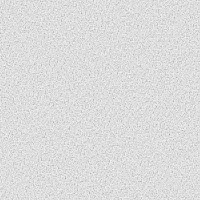
#> input picture assets/fx/grain_tile.png, 200 x 200 px
$ python -i story_thumb.py   (imports and definitions only)
#> lines starting #> are read from the running program, lines starting #| are printed output that depends on the picture
### scripts/render.py
"""timeline.json -> picture (1080p H.264), voice-led mix (-14 LUFS, <= -1 dBTP), muxed MP4. House style: docs/STYLE.md.

Picture: one Python frame loop piped into ffmpeg.
- Photos: cover-cropped with a slow push (portrait/square: "print on black"), graded as archival sepia.
- Video: decoded by ffmpeg (cover crop) and graded per frame (film / modern).
- Film grain and a smooth vignette everywhere; hard cuts unless a clip asks for transition_in.
- Animated overlays: date tag, lower third, callout, credit line, and full-screen cards (title, question, chapter,
  stat on parchment, typewriter quote).
"""
import json, math, subprocess, sys
from pathlib import Path

import numpy as np
from PIL import Image, ImageChops, ImageDraw, ImageFilter, ImageFont, ImageOps

import render_fx as FX

W, H = 1920, 1080
ROOT = Path(__file__).resolve().parents[1]
FONTS = ROOT / 'assets' / 'fonts'
LANG = 'en'
LOC = {'chapter': {'vi': 'CHƯƠNG', 'en': 'CHAPTER', 'es': 'CAPÍTULO', 'fr': 'CHAPITRE', 'de': 'KAPITEL'}}  # fixed card words by script language
OFFWHITE, RED, AMBER = (237, 231, 220), (200, 55, 45), (224, 160, 48)
PARCH, BROWN, INK = (217, 204, 170), (43, 33, 25), (38, 32, 28)
_fc = {}
# ---- film look (assets/looks.json; timeline "look", written by plan.py from brief.json): one colour family and a
# vintage serif for the whole film (user 2026-11-14, after the 通史3 reference). None = the old dark house style.
LOOK = None
OV_BOX, OV_TEXT = (16, 14, 12), OFFWHITE  # box and text of tags/plates drawn over footage
_DEFAULTS = dict(OFFWHITE=OFFWHITE, RED=RED, AMBER=AMBER, PARCH=PARCH, BROWN=BROWN, INK=INK, OV_BOX=OV_BOX, OV_TEXT=OV_TEXT)


def _hex(h):
    h = h.lstrip('#'); return tuple(int(h[i:i + 2], 16) for i in (0, 2, 4))


# [19 lines left out: functions set_look, use, not called in this run]


def UP(s):
    return s if LOOK else s.upper()  # looks set titles in book case, not caps
ENC_THREADS = []  # e.g. ['-threads', '2'] when several picture() renders run side by side (studio parallel ranges)
X264 = ['-c:v', 'libx264', '-preset', 'medium', '-crf', '17']  # the house picture encode (render/picture.mp4)
NVENC = ['-c:v', 'h264_nvenc', '-preset', 'p5', '-tune', 'hq', '-rc', 'vbr', '-cq', '18', '-b:v', '0', '-profile:v', 'high']
FRAME_STEP = 1  # studio fast previews: 2 = draw every other frame and repeat it (like a 12 fps capture)
VIDEO_ENC = X264  # the studio switches to NVENC for previews and whole-picture renders (frees the CPU for the frame loop)


# [32 lines left out: function font, not called in this run]


def ease(x):
    x = min(1.0, max(0.0, x)); return 1 - (1 - x) ** 3


# ------------------------------------------------------------------ grading
def _lut(kind):
    """Per-channel tone curves (256 entries) for each grade; applied to luminance-mixed RGB."""
    x = np.linspace(0, 1, 256, dtype=np.float32)
    s = x * x * (3 - 2 * x)                       # gentle S contrast
    base = 0.06 + 0.88 * (0.65 * s + 0.35 * x)    # lifted blacks, soft highlights
    if kind == 'archival':
        tint = np.stack([base * 1.05, base * 0.98, base * 0.86], 1)
    elif kind == 'film':
        tint = np.stack([base * 0.92, base * 1.0, base * 0.97], 1)
    else:  # modern
        tint = np.stack([base * (0.96 + 0.06 * x), base, base * (1.04 - 0.08 * x)], 1)
    return (np.clip(tint, 0, 1) * 255).astype(np.uint8)


LUTS = {k: _lut(k) for k in ('archival', 'film', 'modern')}
SAT = {'archival': 0.0, 'film': 0.25, 'modern': 0.35}


# [11 lines left out: function grade, not called in this run]


_vig = None
_grain = None
_hf = None


# [40 lines left out: functions hf_grain, _grain_img, finish, _finish_img, not called in this run]


# ------------------------------------------------------------------ sources
def is_print(w, h, photo=False):
    return w / h < 1.2 or (photo and w < 900)  # portrait/square sources and small photo scans become a print on black (no blurry blow-up)


# [55 lines left out: functions framed_print, is_exhibit, exhibit_frame, exhibit_caption_lines, not called in this run]


class Photo:
    # [30 lines left out: functions __init__, box, not called in this run]

    def frame(self, t):
        return np.asarray(self.base.resize((W, H), Image.BICUBIC, box=self.box(t)))

    def close(self):
        pass


# [14 lines left out: function video_vf, not called in this run]


class Video:
    # [32 lines left out: functions __init__, _tail, frame, not called in this run]

    def close(self):
        if self.p:
            self.p.kill(); self.p.stdout.close(); self.p.wait(); self.p = None


class Blank:
    def __init__(self, color=(10, 9, 8)):
        self.a = np.full((H, W, 3), color, np.uint8)

    def frame(self, t):
        return self.a

    def close(self):
        pass


# ------------------------------------------------------------------ textures
_tex = {}


# [13 lines left out: function texture, not called in this run]


# ------------------------------------------------------------------ overlays (drawn per frame, animated)
_sh = {}


# [9 lines left out: function _shade, not called in this run]


def text_w(d, s, f):
    return d.textlength(s, font=f)


def shadow_text(d, xy, s, f, fill, sh=150):
    d.text((xy[0] + 2, xy[1] + 2), s, font=f, fill=(0, 0, 0, sh)); d.text(xy, s, font=f, fill=fill)


# [172 lines left out: functions draw_overlay, halves, card_title, card_question, card_chapter, card_stat and 2 more, not called in this run]


def sub_key(start):
    """Stable id of a subtitle cue: its start in ms (studio edits are stored under it)."""
    return str(int(round(start * 1000)))


# [15 lines left out: function subtitles, not called in this run]


SUB_HIDE = ('callout', 'lower_third', 'title_card', 'chapter', 'question', 'stat', 'quote', 'text')


# [72 lines left out: functions hide_under_text, subtitle_layout, subtitle_layer, not called in this run]


def date_tag_right(d, text):
    """Right edge (px) of a fully shown date tag (draw_overlay 'date_tag')."""
    return 60 + text_w(d, text, font('head', 44)) + 46


# [101 lines left out: functions credit_layer, transition_in, frame_layers, composite, not called in this run]


GRAIN_OFFSETS = ((0, 0), (50, -30), (-20, 40))
USE_GPU = True  # studio setting; without moderngl or an OpenGL 3.3 GPU frames fall back to the CPU
_gl = None


# [118 lines left out: functions gpu, render_frame, picture, _has_audio, not called in this run]


_probe = {}


# [92 lines left out: functions mix_graph, premix, not called in this run]


TP_GUARD = 'aresample=192000,alimiter=limit=0.6:attack=1:release=50:level=disabled,aresample=48000'


# [21 lines left out: functions mix, mux, not called in this run]

### scripts/story_thumb.py
"""Story thumbnail: the channel's STYLE on a layout that is new for every story (docs/STORY_MODE.md step 9, user rule
2026-11-23: all story thumbnails had come out as one picture, hero right + two lines left + red circle and arrow).
Fixed here: gritty B&W photo with aged, torn edges; overlay text in a worn military stencil, white/grey, no glow; red
hand-drawn notes (circle, arrow, dashed path, short labels). Free, set per story in the spec: the base image's composition,
and where each text line sits, its size, alignment and tilt. The text is never the title.

  PY scripts/story_thumb.py spec.json out.jpg

spec: {"image": path,
       "lines": [{"text": "LỆCH 1 NỐT?", "xy": [640, 40], "h": 150, "align": "center"},
                 {"text": "ĐÀ LẠT 1969", "xy": [1220, 560], "h": 64, "align": "right", "tone": "grey", "angle": -3}],
       (lines: xy = top-left / top-centre / top-right of the line by align (left|center|right); h = letter height;
        tone: white|grey; angle in degrees. Old form, still read: "hook", "sub", "hook_xy", "line1_h", "line2_h")
       "notes": [{"type": "circle", "box": [x0, y0, x1, y1], "label": "BẰNG CHỨNG", "label_xy": [x, y]},
                 {"type": "arrow", "from": [x, y], "to": [x, y], "label": "AN NINH", "label_xy": [x, y]},
                 {"type": "dashed", "points": [[x, y], ...], "label": "...", "label_xy": [x, y]}]}
Coordinates are in the 1280x720 output. Keep the bottom-right corner clear (YouTube's duration badge)."""
import json, math, random, sys
from pathlib import Path
from PIL import Image, ImageDraw, ImageEnhance, ImageFilter, ImageOps

sys.path.insert(0, str(Path(__file__).resolve().parent))
import render as R

W, H = 1280, 720
RED = (205, 32, 30)
rng = random.Random(7)


def photo(path):
#> called with path = '../assets/fx/grain_tile.png'
    im = ImageOps.fit(Image.open(path).convert('L'), (W, H))
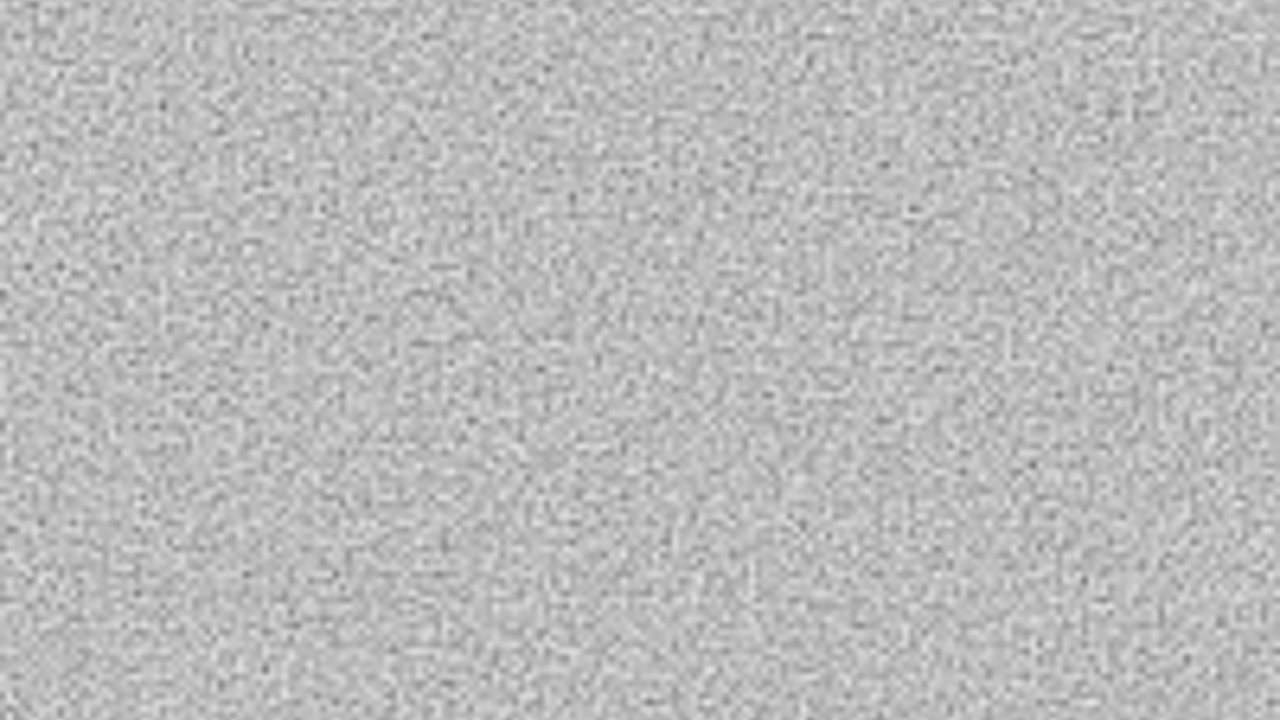
#> im: PIL image 1280x720 L; min 119, max 234, mean 186.8
    im = ImageEnhance.Contrast(im).enhance(1.3).filter(ImageFilter.UnsharpMask(2, 110, 2))
    return ImageOps.colorize(im, (10, 9, 8), (238, 232, 220))
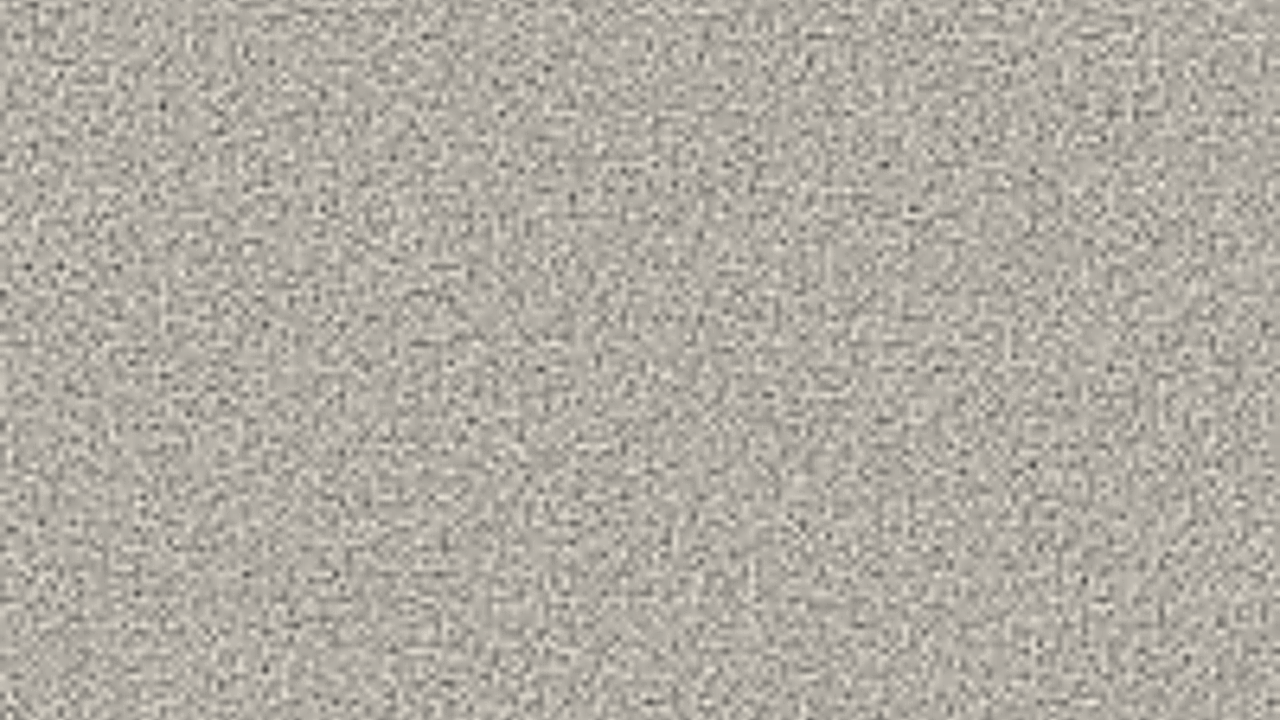
#> returned value: PIL image 1280x720 RGB; mean R, G, B 176, 171.4, 162.3


# [103 lines left out: functions aged, stencil_line, label, notes, main, not called in this run]


# [2 lines not run here, left out]

>>> result = photo('../assets/fx/grain_tile.png')
